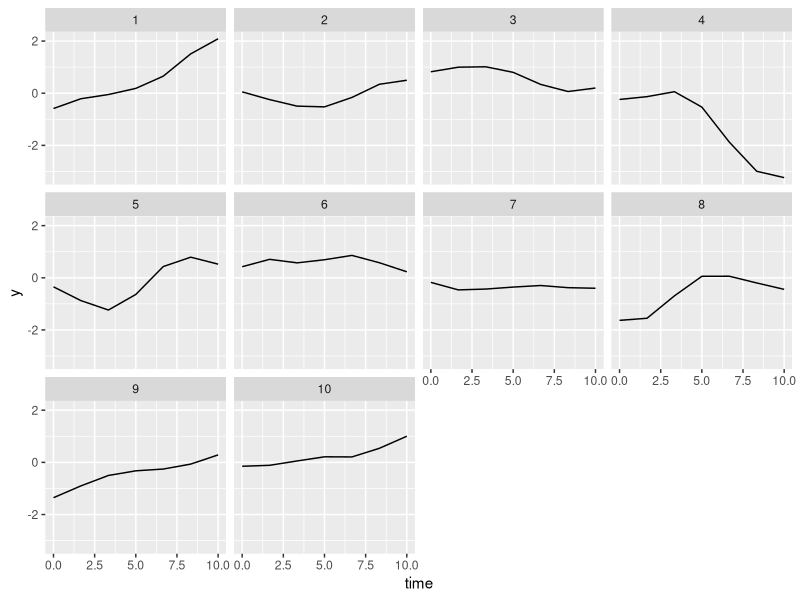
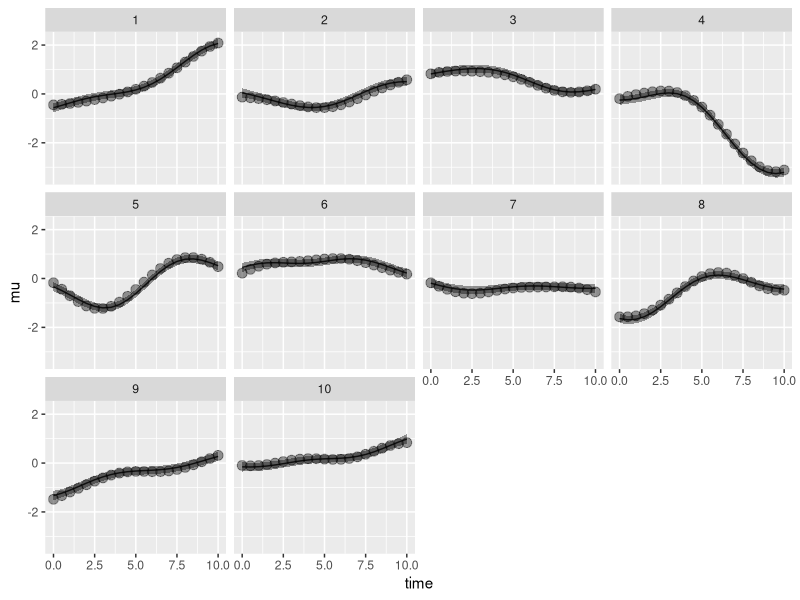
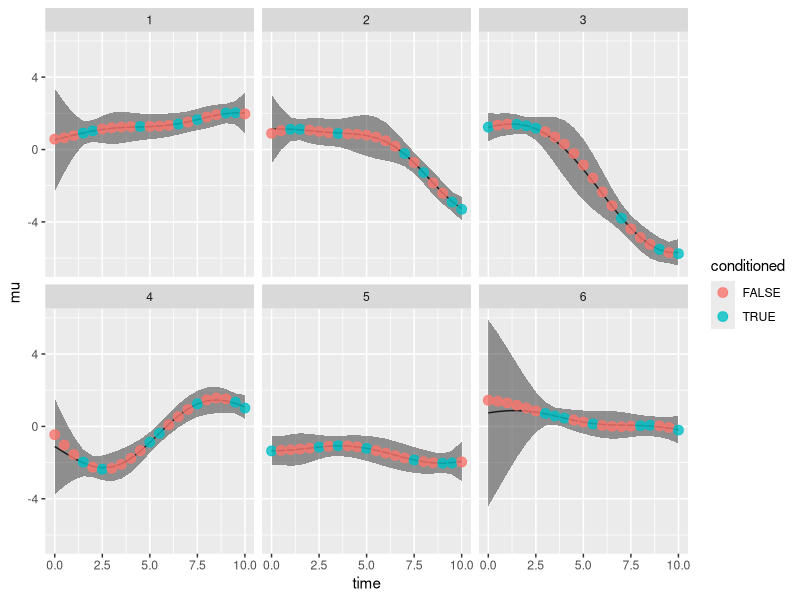

Generate these figures, in order, with R:
## ---- chunk 1
library(knitr)
library(MASS)
library(dplyr)
library(reshape2)
library(ggplot2)

## ---- chunk 2
opts_chunk$set(fig.width=12, fig.height=8)

## ---- chunk 3
.G <- 10  # Number of predictors (features)
.R <- 6   # Number of targets (outputs)
.T <- 21  # How many time points to regress over
tmin <- 0  # Start of domain
tmax <- 10  # End of domain
num.obs <- 7  # How many data to condition on?
sigma.noise <- .1  # How much noise
mean.num.betas <- 4  # How many non-zero betas on average
sigma.beta <- 1  # S.d. of non-zero betas
num.Y.to.condition.on <- 7  # How many true Y to condition on to estimate mean and variance
set.seed(1)

## ---- chunk 4
# Evenly spaced points
linspace <- function(xmin, xmax, num.samples) {
    (0:(num.samples-1)) * (xmax-xmin) / (num.samples-1) + xmin
}
# Set up the observed time points
sample.times <- data.frame(time=linspace(tmin, tmax, num.obs))
sample.times$tau <- 1:nrow(sample.times)
# Create a squared exponential covariance function (RBF)
create.SE.cov.fn <- function(l=1) {
    function(t1, t2) {
        d <- outer(t1, t2, "-")
        exp(-(d/l)**2/2)
    }
}
# Multiply a covariance function by a constant
multiply.cov.fn <- function(k, sigma2) {
    function(t1, t2) sigma2 * k(t1, t2)
}
# Add diagonal noise term to a covariance matrix
add.noise <- function(K, sigma) {
    K + diag(sigma**2, nrow(K), ncol(K))
}
# Calculate the covariance
SE.cov.fn <- create.SE.cov.fn(l=3)
K.SE <- SE.cov.fn(sample.times$time, sample.times$time)
# Sample the data
obs <- mvrnorm(n=.G, mu=rep(0, nrow(sample.times)), Sigma=K.SE)

## ---- chunk 5
# Melt into format for plotting
obs.l <- melt(obs, varnames=c("g", "tau"), value.name="y")
# Plot
(ggplot(obs.l %>% left_join(sample.times),
        aes(x=time, y=y))
    + geom_line()
    + facet_wrap(~ g))

## ---- chunk 6
times <- data.frame(time=linspace(tmin, tmax, .T))
times$t <- 1:nrow(times)
# Calculate the posterior mean, variance (full) and log marginal likelihood
calc.posterior <- function(X, y, k, sigma.noise, xstar) {
    within(list(), {
        X <- X
        y <- y
        sigma.noise <- sigma.noise
        xstar <- xstar
        K <- k(X, X)
        Kstar <- k(xstar, X)
        Kstarstar <- k(xstar, xstar)
        L <- chol(add.noise(K, sigma.noise))
        alpha <- solve(L, solve(t(L), y))
        mu <- as.vector(Kstar %*% alpha)
        log.marg.like <- (
            - t(y) %*% alpha / 2
            - sum(diag(L))
            - length(y)/2*log(2*pi))
        V <- Kstarstar - Kstar %*% solve(L, solve(t(L), t(Kstar)))
    })
}
# Calculate the posteriors for each predictor
X.posteriors <- lapply(
    1:.G,
    function(r) calc.posterior(sample.times$time,
                               obs[r,],
                               SE.cov.fn,
                               sigma.noise,
                               times$time))
# Gather elements of the posterior list into a matrix/array
gather <- function(posteriors, name) {
    aperm(vapply(posteriors,
                 function(posterior) posterior[[name]],
                 FUN.VALUE=posteriors[[1]][[name]]))
}
# Gather the posterior means for the X
mu.x <- gather(X.posteriors, "mu")
Sigma.x <- gather(X.posteriors, "V")

## ---- chunk 7
X <- t(sapply(
    X.posteriors,
    function(posterior) mvrnorm(mu=posterior$mu, Sigma=posterior$V)))

## ---- chunk 8
X.mu <- mu.x %>% melt(varnames = c("g", "t"), value.name = "mu")
X.Sigma <- (
    Sigma.x
    %>% melt(varnames = c("g", "t", "t2"), value.name = "V")
    %>% filter(t == t2))
X.l <- X %>% melt(varnames = c("g", "t"), value.name = "X")
(ggplot(X.mu %>% left_join(X.Sigma) %>% left_join(times), aes(x=time, y=mu))
    + geom_line()
    + geom_ribbon(aes(ymin=mu-2*sqrt(V), ymax=mu+2*sqrt(V)), alpha=.5)
    + geom_point(data=X.l %>% left_join(times),
                 aes(x=time, y=X),
                 size=3,
                 alpha=.4)
    + facet_wrap(~ g))

## ---- chunk 9
sample.betas <- function(.G, mean.num, sigma.beta=1) {
    stopifnot(mean.num >= 1)
    how.many <- min(1 + rpois(1, mean.num - 1), .G)
    idxs <- sample(1:.G, how.many)
    betas <- rep(0, .G)
    betas[idxs] <- rnorm(n=how.many, mean=0, sd=sigma.beta)
    betas
}
betas <- sapply(1:.R, function(r) sample.betas(.G, mean.num.betas, sigma.beta))

## ---- chunk 10
Y <- t(betas) %*% X

## ---- chunk 11
condition.Y <- function(r) {
    condition.idxs <- sample(times$t, num.Y.to.condition.on)
    posterior <- calc.posterior(times$time[condition.idxs],
                                Y[r, condition.idxs],
                                multiply.cov.fn(SE.cov.fn, mean.num.betas**2),
                                sigma.noise*mean.num.betas,
                                times$time)
    posterior$conditioned <- rep(FALSE, ncol(Y))
    posterior$conditioned[condition.idxs] <- TRUE
    posterior
}
Y.posteriors <- lapply(1:.R, condition.Y)
# Gather the posterior means for the Y
mu.y <- gather(Y.posteriors, "mu")
Sigma.y <- gather(Y.posteriors, "V")
conditioned.y <- gather(Y.posteriors, "conditioned")

## ---- chunk 12
Y.l <- Y %>% melt(varnames = c("r", "t"), value.name = "Y")
Y.conditioned.l <- conditioned.y %>% melt(varnames = c("r", "t"),
                                          value.name = "conditioned")
Y.mu <- mu.y %>% melt(varnames = c("r", "t"), value.name = "mu")
Y.Sigma <- (
    Sigma.y
    %>% melt(varnames = c("r", "t", "t2"), value.name = "V")
    %>% filter(t == t2))
(ggplot(Y.mu %>% left_join(Y.Sigma) %>% left_join(times), aes(x=time, y=mu))
    + geom_line()
    + geom_ribbon(aes(ymin=mu-2*sqrt(V), ymax=mu+2*sqrt(V)), alpha=.5)
    + geom_point(data=Y.l %>% left_join(times) %>% left_join(Y.conditioned.l),
                 aes(x=time, y=Y, color=conditioned),
                 size=3,
                 alpha=.8)
    + facet_wrap(~ r))

## ---- chunk 13
stan.data <- list(
    T=.T,
    G=.G,
    R=.R,
    lambda=1,
    mu_x=mu.x,
    Sigma_x=Sigma.x,
    mu_y=mu.y,
    Sigma_y=Sigma.y)

## ---- chunk 14
save.image('create-synthetic.RData')

## ---- chunk 15
sessionInfo()

